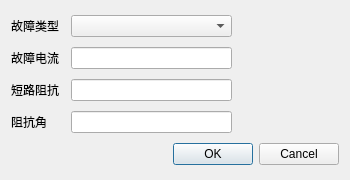
<?xml version="1.0" encoding="UTF-8"?>
<ui version="4.0">
 <class>ValueCalc_1205</class>
 <widget class="QDialog" name="ValueCalc_1205">
  <property name="geometry">
   <rect>
    <x>0</x>
    <y>0</y>
    <width>350</width>
    <height>180</height>
   </rect>
  </property>
  <property name="windowTitle">
   <string>Dialog</string>
  </property>
  <layout class="QVBoxLayout" name="verticalLayout">
   <item>
    <layout class="QHBoxLayout" name="horizontalLayout" stretch="1,3,2">
     <item>
      <widget class="QLabel" name="label">
       <property name="text">
        <string>故障类型</string>
       </property>
      </widget>
     </item>
     <item>
      <widget class="QComboBox" name="comboBox"/>
     </item>
     <item>
      <spacer name="horizontalSpacer_4">
       <property name="orientation">
        <enum>Qt::Horizontal</enum>
       </property>
       <property name="sizeHint" stdset="0">
        <size>
         <width>40</width>
         <height>20</height>
        </size>
       </property>
      </spacer>
     </item>
    </layout>
   </item>
   <item>
    <layout class="QHBoxLayout" name="horizontalLayout_2" stretch="1,3,2">
     <item>
      <widget class="QLabel" name="label_2">
       <property name="text">
        <string>故障电流</string>
       </property>
      </widget>
     </item>
     <item>
      <widget class="QLineEdit" name="lineEdit_dianliu"/>
     </item>
     <item>
      <spacer name="horizontalSpacer">
       <property name="orientation">
        <enum>Qt::Horizontal</enum>
       </property>
       <property name="sizeHint" stdset="0">
        <size>
         <width>40</width>
         <height>20</height>
        </size>
       </property>
      </spacer>
     </item>
    </layout>
   </item>
   <item>
    <layout class="QHBoxLayout" name="horizontalLayout_3" stretch="1,3,2">
     <item>
      <widget class="QLabel" name="label_3">
       <property name="text">
        <string>短路阻抗</string>
       </property>
      </widget>
     </item>
     <item>
      <widget class="QLineEdit" name="lineEdit_zukang"/>
     </item>
     <item>
      <spacer name="horizontalSpacer_2">
       <property name="orientation">
        <enum>Qt::Horizontal</enum>
       </property>
       <property name="sizeHint" stdset="0">
        <size>
         <width>40</width>
         <height>20</height>
        </size>
       </property>
      </spacer>
     </item>
    </layout>
   </item>
   <item>
    <layout class="QHBoxLayout" name="horizontalLayout_4" stretch="1,3,2">
     <item>
      <widget class="QLabel" name="label_4">
       <property name="text">
        <string>阻抗角</string>
       </property>
      </widget>
     </item>
     <item>
      <widget class="QLineEdit" name="lineEdit_zukangjiao"/>
     </item>
     <item>
      <spacer name="horizontalSpacer_3">
       <property name="orientation">
        <enum>Qt::Horizontal</enum>
       </property>
       <property name="sizeHint" stdset="0">
        <size>
         <width>40</width>
         <height>20</height>
        </size>
       </property>
      </spacer>
     </item>
    </layout>
   </item>
   <item>
    <widget class="QDialogButtonBox" name="buttonBox">
     <property name="orientation">
      <enum>Qt::Horizontal</enum>
     </property>
     <property name="standardButtons">
      <set>QDialogButtonBox::Cancel|QDialogButtonBox::Ok</set>
     </property>
    </widget>
   </item>
  </layout>
 </widget>
 <resources/>
 <connections>
  <connection>
   <sender>buttonBox</sender>
   <signal>accepted()</signal>
   <receiver>ValueCalc_1205</receiver>
   <slot>accept()</slot>
   <hints>
    <hint type="sourcelabel">
     <x>248</x>
     <y>254</y>
    </hint>
    <hint type="destinationlabel">
     <x>157</x>
     <y>274</y>
    </hint>
   </hints>
  </connection>
  <connection>
   <sender>buttonBox</sender>
   <signal>rejected()</signal>
   <receiver>ValueCalc_1205</receiver>
   <slot>reject()</slot>
   <hints>
    <hint type="sourcelabel">
     <x>316</x>
     <y>260</y>
    </hint>
    <hint type="destinationlabel">
     <x>286</x>
     <y>274</y>
    </hint>
   </hints>
  </connection>
 </connections>
</ui>
